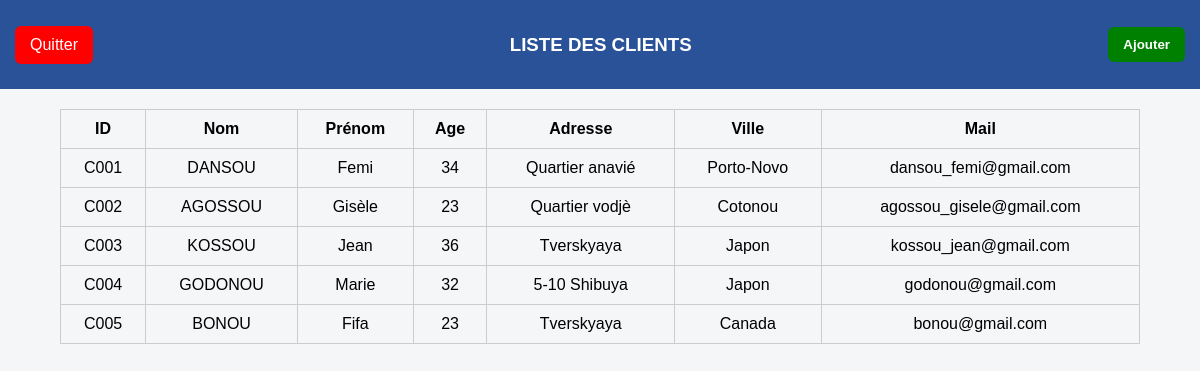
The app's page /liste_client.php with its own data.
### tables this page shows
CREATE TABLE `client` (
  `id_client` varchar(10) NOT NULL,
  `nom` varchar(50) DEFAULT NULL,
  `prenom` varchar(50) DEFAULT NULL,
  `age` int(11) DEFAULT NULL,
  `adresse` varchar(100) DEFAULT NULL,
  `ville` varchar(50) DEFAULT NULL,
  `mail` varchar(100) DEFAULT NULL
);

### liste_client.php (the view, shortened to what this page needs)
<?php include 'config.php'; ?>
<!DOCTYPE html>
<html>
<head>
</head>
<body>
<header>
    <a class="quit" href="home.php">Quitter</a>
    <h3>LISTE DES CLIENTS</h3>
    <button class="btn add" onclick="document.getElementById('form').classList.toggle('show')">
        Ajouter
    </button>
</header>
<table>
<tr>
    <th>ID</th><th>Nom</th><th>Prénom</th><th>Age</th><th>Adresse</th><th>Ville</th><th>Mail</th>
</tr>
<?php
$res = $conn->query("SELECT * FROM client");
while($row = $res->fetch_assoc()){
    echo "<tr>
        <td>{$row['id_client']}</td>
        <td>{$row['nom']}</td>
        <td>{$row['prenom']}</td>
        <td>{$row['age']}</td>
        <td>{$row['adresse']}</td>
        <td>{$row['ville']}</td>
        <td>{$row['mail']}</td>
    </tr>";
}
?>
</table>
</body>
</html>

### liste_client.php (style rules this page uses)
body { font-family:Arial; margin:0; background:#f4f6f8; }
header { background:#2a5298; color:white; padding:15px; display:flex; justify-content:space-between; align-items:center; }
.btn { padding:10px 15px; border:none; border-radius:6px; cursor:pointer; font-weight:bold; }
.quit { background:red; color:white; text-decoration:none; padding:10px 15px; border-radius:6px; }
.add { background:green; color:white; }
table { width:90%; margin:20px auto; border-collapse:collapse; }
th,td { padding:10px; border:1px solid #ccc; text-align:center; }

### records on screen
client: id_client "C001", nom "DANSOU", prenom "Femi", age "34", adresse "Quartier anavié", ville "Porto-Novo", mail "dansou_femi@gmail.com"
client: id_client "C002", nom "AGOSSOU", prenom "Gisèle", age "23", adresse "Quartier vodjè", ville "Cotonou", mail "agossou_gisele@gmail.com"
client: id_client "C003", nom "KOSSOU", prenom "Jean", age "36", adresse "Tverskyaya", ville "Japon", mail "kossou_jean@gmail.com"
client: id_client "C004", nom "GODONOU", prenom "Marie", age "32", adresse "5-10 Shibuya", ville "Japon", mail "godonou@gmail.com"
client: id_client "C005", nom "BONOU", prenom "Fifa", age "23", adresse "Tverskyaya", ville "Canada", mail "bonou@gmail.com"
